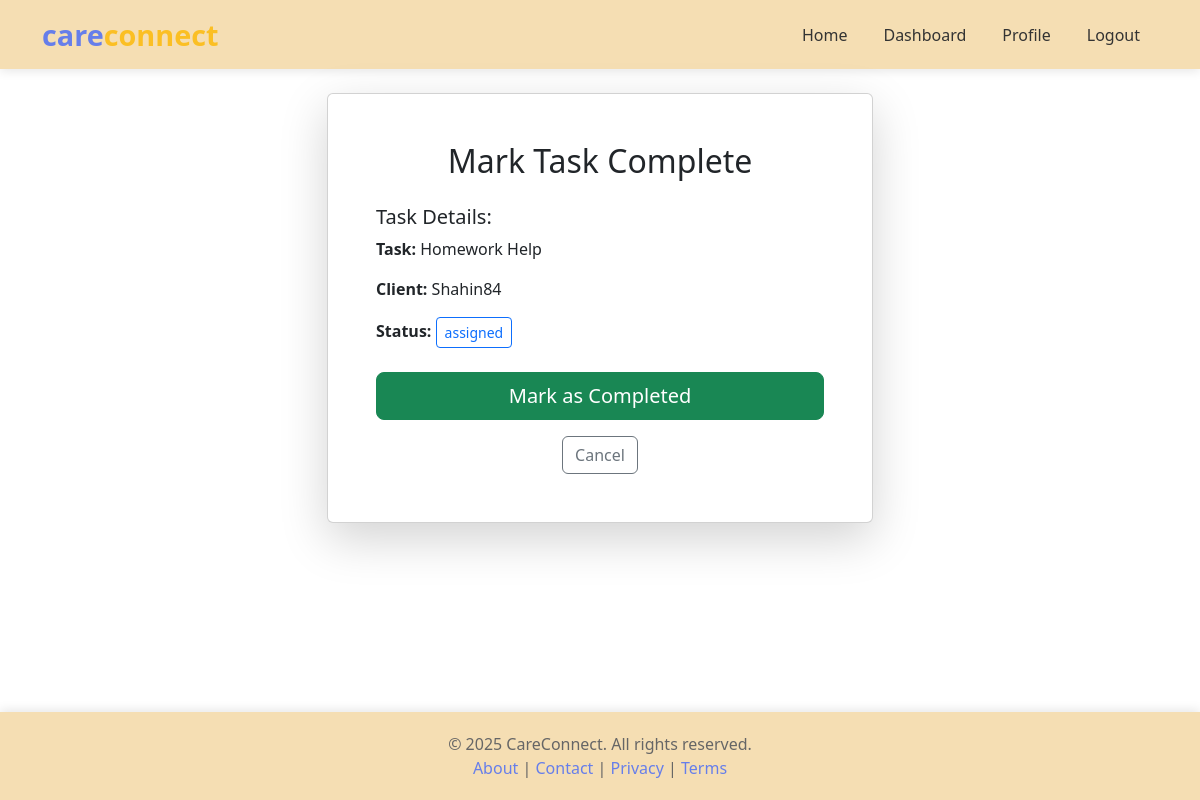
/providers/task/complete/18/ (signed in), run on the app's committed database.
### providers/models.py (models this page shows, shortened)
class Task(models.Model):
    STATUS_CHOICES = [
        ('assigned', 'Assigned'),
        ('in_progress', 'In Progress'),
        ('completed', 'Completed'),
    ]
    provider = models.ForeignKey(ServiceProvider, on_delete=models.CASCADE, related_name='provider_tasks')
    user = models.ForeignKey(User, on_delete=models.CASCADE, related_name='user_tasks')
    booking = models.ForeignKey('users.Booking', on_delete=models.CASCADE, related_name='booking_tasks', null=True,
                                blank=True)
    description = models.TextField()
    status = models.CharField(max_length=20, choices=STATUS_CHOICES, default='assigned')
    completedAt = models.DateTimeField(null=True, blank=True)
    created_at = models.DateTimeField(auto_now_add=True)
    class Meta:
        ordering = ['-created_at']

### users/models.py (models this page shows, shortened)
class User(AbstractUser):
    contactNo = models.CharField(max_length=15)
    address = models.TextField()
    profile_image = models.ImageField(upload_to='user_profiles/', blank=True, null=True)
    is_provider = models.BooleanField(default=False)

### providers/views.py (the view, shortened to what this page needs)
# urls.py: path('task/complete/<int:task_id>/', views.complete_task, name='complete_task'),
@login_required
def complete_task(request, task_id):
    if not request.user.is_provider:
        return redirect('user_dashboard')
    provider = ServiceProvider.objects.get(user=request.user)
    task = get_object_or_404(Task, id=task_id, provider=provider)
    context = {
        'provider': provider,
        'task': task,
    }
    return render(request, 'providers/complete_task.html', context)

### templates/providers/complete_task.html (shortened to what this page needs)
{% extends 'base.html' %}
{% block content %}
<div class="container mt-4 mb-5">
    <div class="row justify-content-center">
        <div class="col-md-6">
            <div class="card shadow-lg">
                <div class="card-body p-5">
                    <h2 class="text-center mb-4">Mark Task Complete</h2>
                    <div class="mb-4">
                        <h5>Task Details:</h5>
                        <p><strong>Task:</strong> {{ task.description }}</p>
                        <p><strong>Client:</strong> {{ task.user.username }}</p>
                        <p><strong>Status:</strong> <span class="btn btn-outline-primary btn-sm">{{ task.status }}</span></p>
                    </div>
                    <form method="POST">
                        <button type="submit" class="btn btn-success w-100 btn-lg">Mark as Completed</button>
                    </form>
                    <div class="text-center mt-3">
                        <a href="{% url 'provider_tasks' %}" class="btn btn-outline-secondary">Cancel</a>
                    </div>
                </div>
            </div>
        </div>
    </div>
</div>
{% endblock %}

### templates/base.html (style rules this page uses)
body { display: flex; flex-direction: column; min-height: 100vh; background: white; }

### data on the page
Task: description "Homework Help", user.username "Shahin84", status "assigned"
